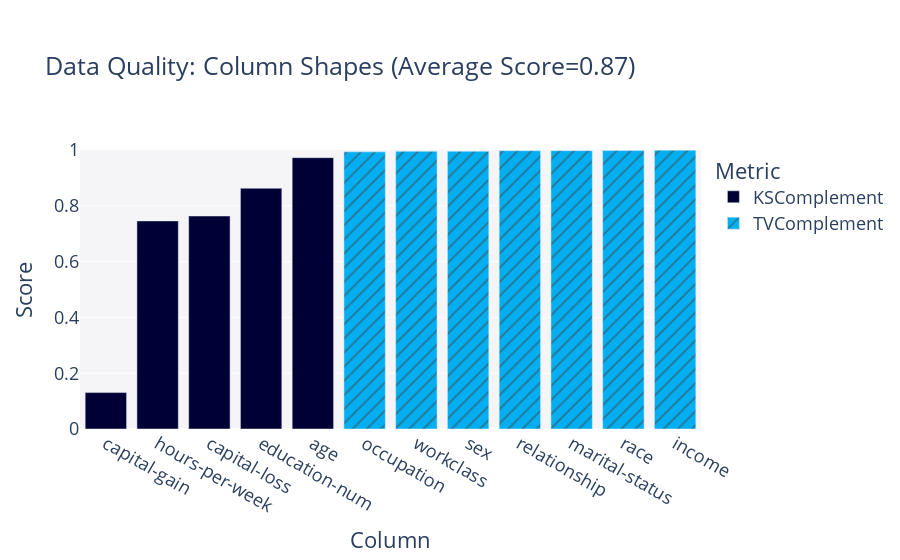

The notebook cell this image was saved under:
### Code cell
quality_report.get_visualization(property_name='Column Shapes').show(renderer="vscode")

### Figure 1 — Plotly figure (JSON) as saved in the notebook; plotly's stock layout.template omitted (floating-point values rounded to 4 significant figures)
{"data": [{"alignmentgroup": "True", "customdata": [["KSComplement"], ["KSComplement"], ["KSComplement"], ["KSComplement"], ["KSComplement"]], "hovertemplate": "<b>%{hovertext}</b><br><br>Metric=%{customdata[0]}<br>Score=%{y}<extra></extra>", "hovertext": ["age", "education-num", "capital-gain", "capital-loss", "hours-per-week"], "legendgroup": "KSComplement", "marker": {"color": "#000036", "pattern": {"shape": ""}}, "name": "KSComplement", "offsetgroup": "KSComplement", "orientation": "v", "showlegend": true, "textposition": "auto", "type": "bar", "x": ["age", "education-num", "capital-gain", "capital-loss", "hours-per-week"], "xaxis": "x", "y": [0.9726, 0.8629, 0.1305, 0.7633, 0.7458], "yaxis": "y"}, {"alignmentgroup": "True", "customdata": [["TVComplement"], ["TVComplement"], ["TVComplement"], ["TVComplement"], ["TVComplement"], ["TVComplement"], ["TVComplement"]], "hovertemplate": "<b>%{hovertext}</b><br><br>Metric=%{customdata[0]}<br>Score=%{y}<extra></extra>", "hovertext": ["workclass", "marital-status", "occupation", "relationship", "race", "sex", "income"], "legendgroup": "TVComplement", "marker": {"color": "#03AFF1", "pattern": {"shape": "/"}}, "name": "TVComplement", "offsetgroup": "TVComplement", "orientation": "v", "showlegend": true, "textposition": "auto", "type": "bar", "x": ["workclass", "marital-status", "occupation", "relationship", "race", "sex", "income"], "xaxis": "x", "y": [0.9956, 0.9977, 0.9933, 0.9975, 0.9979, 0.9956, 0.9992], "yaxis": "y"}], "layout": {"barmode": "relative", "font": {"size": 18}, "legend": {"title": {"text": "Metric"}, "tracegroupgap": 0}, "margin": {"t": 150}, "plot_bgcolor": "#F5F5F8", "title": {"text": "Data Quality: Column Shapes (Average Score=0.87)"}, "xaxis": {"anchor": "y", "categoryorder": "total ascending", "domain": [0, 1], "title": {"text": "Column"}}, "yaxis": {"anchor": "x", "domain": [0, 1], "range": [0, 1], "title": {"text": "Score"}}}}
